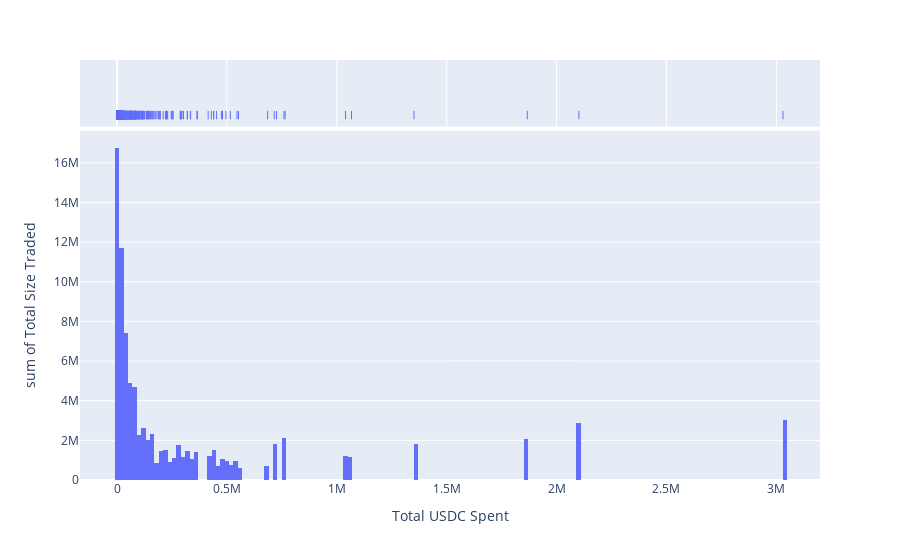

Notebook code cell kept with this figure:
### Code cell
fig = px.histogram(df, x="Total USDC Spent", y="Total Size Traded",
                   marginal="rug", # or violin, rug
                   hover_data=df.columns)
fig.show()

### Figure 1 — Plotly figure (JSON) as saved in the notebook; plotly's stock layout.template omitted (floating-point values rounded to 4 significant figures; data arrays with more than 128 entries replaced by an {"elided": "..."} marker saying what was removed)
{"data": [{"bingroup": "x", "histfunc": "sum", "hovertemplate": "Total USDC Spent=%{x}<br>sum of Total Size Traded=%{y}<extra></extra>", "legendgroup": "", "marker": {"color": "#636efa", "pattern": {"shape": ""}}, "name": "", "orientation": "v", "showlegend": false, "type": "histogram", "x": {"elided": "1592 float values"}, "xaxis": "x", "y": {"elided": "1592 float values"}, "yaxis": "y"}, {"boxpoints": "all", "customdata": {"elided": "1592x11 mixed values"}, "fillcolor": "rgba(255,255,255,0)", "hoveron": "points", "hovertemplate": "Total USDC Spent=%{x}<br>Total Trades=%{customdata[0]}<br>Total Buy Trades=%{customdata[1]}<br>Total Sell Trades=%{customdata[2]}<br>Average Trade Size=%{customdata[3]}<br>Largest Trade Size=%{customdata[4]}<br>Average Price=%{customdata[5]}<br>Markets Traded=%{customdata[6]}<br>First Trade Time=%{customdata[7]}<br>Last Trade Time=%{customdata[8]}<br>Average Time Between Trades=%{customdata[9]}<br>User ID=%{customdata[10]}<extra></extra>", "jitter": 0, "legendgroup": "", "line": {"color": "rgba(255,255,255,0)"}, "marker": {"color": "#636efa", "symbol": "line-ns-open"}, "name": "", "showlegend": false, "type": "box", "x": {"elided": "1592 float values"}, "xaxis": "x2", "yaxis": "y2"}], "layout": {"barmode": "relative", "legend": {"tracegroupgap": 0}, "margin": {"t": 60}, "xaxis": {"anchor": "y", "domain": [0, 1], "title": {"text": "Total USDC Spent"}}, "xaxis2": {"anchor": "y2", "domain": [0, 1], "matches": "x", "showgrid": true, "showticklabels": false}, "yaxis": {"anchor": "x", "domain": [0, 0.8316], "title": {"text": "sum of Total Size Traded"}}, "yaxis2": {"anchor": "x2", "domain": [0.8416, 1], "matches": "y2", "showgrid": false, "showline": false, "showticklabels": false, "ticks": ""}}}
